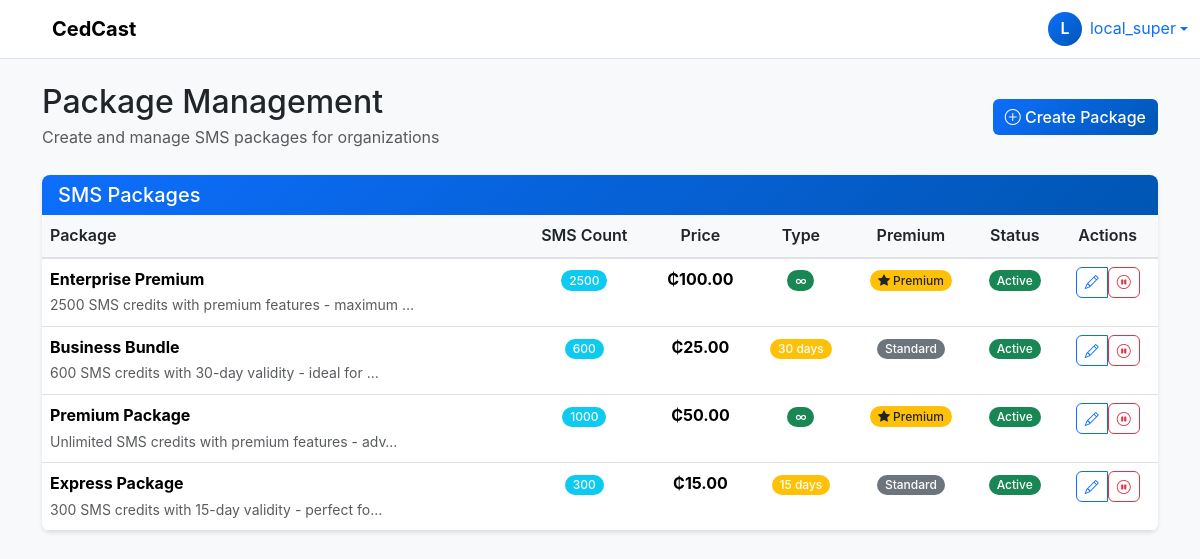
Page /super/packages/ (signed in) on the earlier database version.
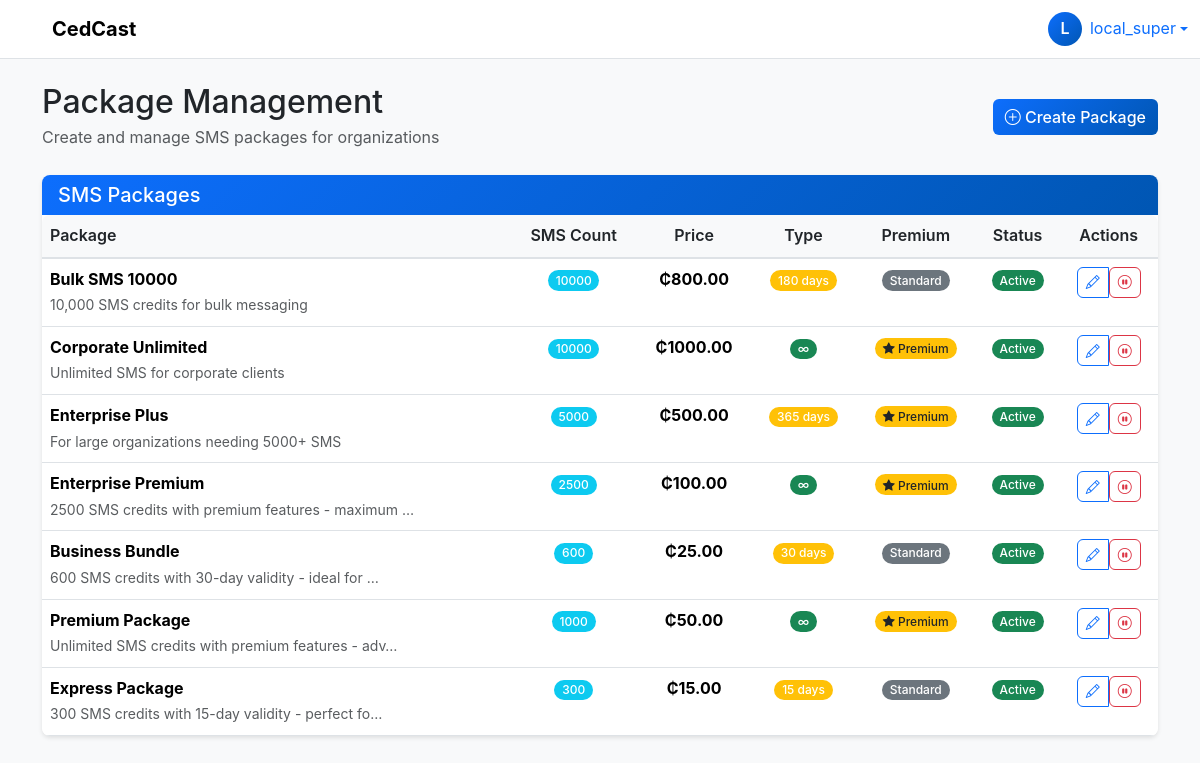
Same page on the later database version.
### core/models.py (models this page shows, shortened)
class User(AbstractUser):
	SUPER_ADMIN = "super_admin"
	SCHOOL_ADMIN = "school_admin"
	ORG_ADMIN = "org_admin"
	ROLE_CHOICES = [
		(SUPER_ADMIN, "Super Admin"),
		(SCHOOL_ADMIN, "School Admin"),
		(ORG_ADMIN, "Organization Admin"),
	]
	role = models.CharField(max_length=20, choices=ROLE_CHOICES)
	school = models.ForeignKey(School, on_delete=models.CASCADE, null=True, blank=True)
	organization = models.ForeignKey('Organization', on_delete=models.CASCADE, null=True, blank=True)

class Package(models.Model):
	PACKAGE_TYPE_CHOICES = [
		('expiry', 'Expiry Package'),
		('non_expiry', 'Non-Expiry Package'),
	]
	name = models.CharField(max_length=100)
	description = models.TextField(blank=True, null=True)
	price = models.DecimalField(max_digits=10, decimal_places=2)
	sms_count = models.PositiveIntegerField(help_text="Number of SMS included in the package")
	expiry_days = models.PositiveIntegerField(default=0, help_text="Days until package expires (0 for non-expiry)")
	package_type = models.CharField(max_length=20, choices=PACKAGE_TYPE_CHOICES)
	is_premium = models.BooleanField(default=False, help_text="Grants premium features")
	is_active = models.BooleanField(default=True)
	created_at = models.DateTimeField(auto_now_add=True)
	class Meta:
		ordering = ['price']

### core/views.py (the view, shortened to what this page needs)
# urls.py: path('super/packages/', views.super_packages_view, name='super_packages'),
@login_required
@user_passes_test(lambda u: u.is_superuser)
def super_packages_view(request):
    packages = Package.objects.all().order_by('-created_at')
    message = None
    context = {
        'packages': packages,
        'message': message,
    }
    return render(request, 'super_packages.html', context)

### core/templates/super_packages.html (shortened to what this page needs)
{% extends 'base.html' %}
{% load static %}
{% block content %}
<nav class="navbar navbar-expand-lg navbar-light bg-white border-bottom">
  <div class="container-fluid">
    <a class="navbar-brand d-flex align-items-center" href="{% url 'dashboard' %}">
      <img src="{% static 'images/cedcast_logo.png' %}" alt="CedCast" style="height:32px; margin-right:8px;" onerror="this.style.display='none'">
      <span class="fw-bold">CedCast</span>
    </a>
    <div class="d-flex align-items-center gap-3">
      <div class="dropdown">
        <a class="d-flex align-items-center text-decoration-none dropdown-toggle" id="userMenu" data-bs-toggle="dropdown" aria-expanded="false" href="#">
          <div class="avatar rounded-circle bg-secondary text-white d-inline-flex align-items-center justify-content-center" style="width:34px; height:34px;">{{ request.user.username|slice:":1"|upper }}</div>
          <span class="ms-2 d-none d-sm-inline">{{ request.user.username }}</span>
        </a>
      </div>
    </div>
  </div>
</nav>
<div class="container py-4">
    <div class="d-flex justify-content-between align-items-center mb-4">
        <div>
            <h2 class="mb-1">Package Management</h2>
            <p class="text-muted mb-0">Create and manage SMS packages for organizations</p>
        </div>
        <a href="{% url 'create_package' %}" class="btn btn-primary">
            <i class="bi bi-plus-circle"></i> Create Package
        </a>
    </div>
    <div class="card">
        <div class="card-header">
            <h5 class="mb-0">SMS Packages</h5>
        </div>
        <div class="card-body p-0">
            <div class="table-responsive">
                <table class="table table-hover mb-0">
                    <thead class="table-light">
                        <tr>
                            <th>Package</th>
                            <th class="text-center">SMS Count</th>
                            <th class="text-center">Price</th>
                            <th class="text-center">Type</th>
                            <th class="text-center">Premium</th>
                            <th class="text-center">Status</th>
                            <th class="text-center">Actions</th>
                        </tr>
                    </thead>
                    <tbody>
                        {% for package in packages %}
                        <tr>
                            <td>
                                <div>
                                    <div class="fw-bold">{{ package.name }}</div>
                                    {% if package.description %}
                                    <small class="text-muted">{{ package.description|truncatechars:50 }}</small>
                                    {% endif %}
                                </div>
                            </td>
                            <td class="text-center">
                                <span class="badge bg-info">{{ package.sms_count }}</span>
                            </td>
                            <td class="text-center">
                                <span class="fw-bold">₵{{ package.price }}</span>
                            </td>
                            <td class="text-center">
                                {% if package.package_type == 'expiry' %}
                                <span class="badge bg-warning">{{ package.expiry_days }} days</span>
                                {% else %}
                                <span class="badge bg-success">∞</span>
                                {% endif %}
                            </td>
                            <td class="text-center">
                                {% if package.is_premium %}
                                <span class="badge bg-warning text-dark">
                                    <i class="bi bi-star-fill"></i> Premium
                                </span>
                                {% else %}
                                <span class="badge bg-secondary">Standard</span>
                                {% endif %}
                            </td>
                            <td class="text-center">
                                {% if package.is_active %}
                                <span class="badge bg-success">Active</span>
                                {% else %}
                                <span class="badge bg-danger">Inactive</span>
                                {% endif %}
                            </td>
                            <td class="text-center">
                                <div class="btn-group" role="group">
                                    <a href="{% url 'edit_package' package.id %}" class="btn btn-sm btn-outline-primary">
                                        <i class="bi bi-pencil"></i>
                                    </a>
                                    <form method="post" class="d-inline" onsubmit="return confirm('Are you sure you want to {% if package.is_active %}deactivate{% else %}activate{% endif %} this package?')">
                                        <button type="submit" class="btn btn-sm {% if package.is_active %}btn-outline-danger{% else %}btn-outline-success{% endif %}">
                                            {% if package.is_active %}
                                            <i class="bi bi-pause-circle"></i>
                                            {% else %}
                                            <i class="bi bi-play-circle"></i>
                                            {% endif %}
                                        </button>
                                    </form>
                                </div>
                            </td>
                        </tr>
                        {% endfor %}
                    </tbody>
                </table>
            </div>
        </div>
    </div>
</div>
{% endblock %}

### core/templates/base.html (shortened to what this page needs)
<!DOCTYPE html>
{% load static %}
<html lang="en">
<head>
    <link href="https://cdn.jsdelivr.net/npm/bootstrap@5.3.2/dist/css/bootstrap.min.css" rel="stylesheet">
    <link href="https://cdn.jsdelivr.net/npm/bootstrap-icons@1.11.3/font/bootstrap-icons.css" rel="stylesheet">
    <link rel="stylesheet" href="{% static 'css/style.css' %}">
</head>
<body class="{% block body_class %}{% endblock %}">
    {% block content %}{% endblock %}
</body>
</html>

### static/css/style.css (style rules this page uses)
:root { --primary-color: #0d6efd; --secondary-color: #6c757d; --success-color: #198754; --warning-color: #ffc107; --danger-color: #dc3545; --info-color: #0dcaf0; --light-bg: #f8f9fa; --dark-text: #212529; --border-radius: 8px; --shadow: 0 2px 4px rgba(0,0,0,0.1); --shadow-lg: 0 4px 12px rgba(0,0,0,0.15); }
body { font-family: 'Inter', -apple-system, BlinkMacSystemFont, 'Segoe UI', Roboto, sans-serif; background-color: var(--light-bg); color: var(--dark-text); line-height: 1.6; }
.navbar-brand { font-weight: 700; font-size: 1.25rem; }
.navbar-brand img { filter: brightness(0) invert(1); }
.card { border: none; border-radius: var(--border-radius); box-shadow: var(--shadow); transition: all 0.3s ease; }
.card-header { background: linear-gradient(135deg, var(--primary-color), #0056b3); color: white; border-radius: var(--border-radius) var(--border-radius) 0 0 !important; border: none; font-weight: 600; }
.btn { border-radius: 6px; font-weight: 500; transition: all 0.2s ease; }
.btn-primary { background: linear-gradient(135deg, var(--primary-color), #0056b3); border: none; }
.table { border-radius: var(--border-radius); overflow: hidden; }
.table thead th { background-color: #f8f9fa; border-bottom: 2px solid #dee2e6; font-weight: 600; color: var(--dark-text); }
.badge { font-weight: 500; border-radius: 20px; padding: 0.35em 0.65em; }
.avatar { background: linear-gradient(135deg, var(--primary-color), #0056b3); color: white; font-weight: 600; }

Differences in the rows shown:
added Package: name "Bulk SMS 10000", description "10,000 SMS credits for bulk messaging", sms_count "10000", price "800.00", expiry_days "180", is_premium "Standard", is_active "Active"
added Package: name "Corporate Unlimited", description "Unlimited SMS for corporate clients", sms_count "10000", price "1000.00", is_premium True (drawn), is_active "Active"
added Package: name "Enterprise Plus", description "For large organizations needing 5000+ SMS", sms_count "5000", price "500.00", expiry_days "365", is_premium True (drawn), is_active "Active"
